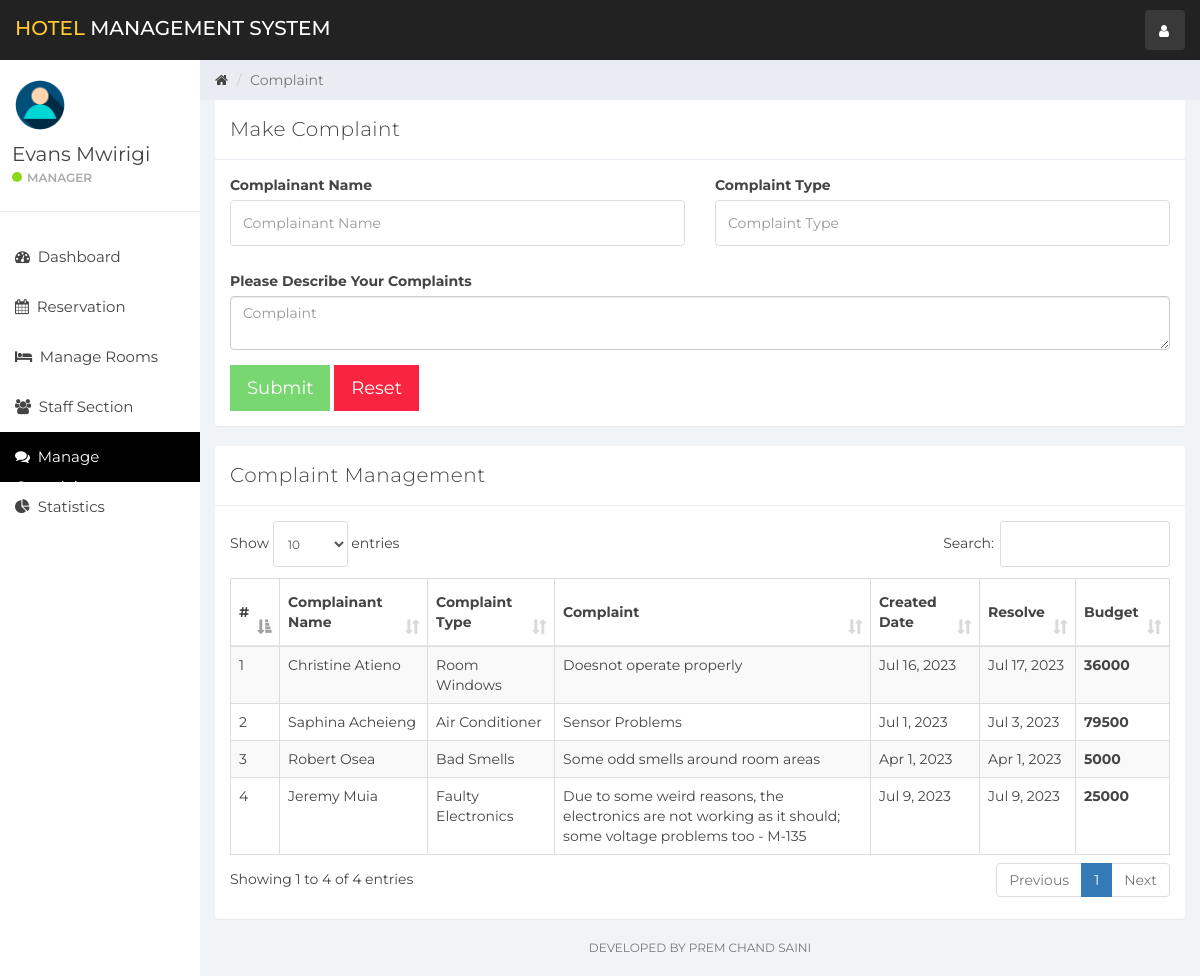
/index.php?complain (signed in), run on the app's committed database.
### tables this page shows
CREATE TABLE `user` (
  `id` int(11) NOT NULL,
  `name` varchar(100) NOT NULL,
  `username` varchar(15) NOT NULL,
  `email` varchar(100) NOT NULL,
  `password` varchar(100) NOT NULL,
  `created_at` timestamp NOT NULL DEFAULT CURRENT_TIMESTAMP
);

CREATE TABLE `complaint` (
  `id` int(11) NOT NULL,
  `complainant_name` varchar(100) NOT NULL,
  `complaint_type` varchar(100) NOT NULL,
  `complaint` varchar(200) NOT NULL,
  `created_at` timestamp NOT NULL DEFAULT CURRENT_TIMESTAMP,
  `resolve_status` tinyint(1) NOT NULL,
  `resolve_date` timestamp NULL DEFAULT CURRENT_TIMESTAMP ON UPDATE CURRENT_TIMESTAMP,
  `budget` int(11) DEFAULT NULL
);

### complain.php (the view, shortened to what this page needs)
<div class="col-sm-9 col-sm-offset-3 col-lg-10 col-lg-offset-2 main">
    <div class="row">
        <ol class="breadcrumb">
            <li><a href="#">
                    <em class="fa fa-home"></em>
                </a></li>
            <li class="active">Complaint</li>
        </ol>
    </div>
    <div class="row">
        <div class="col-lg-12">
            <div class="panel panel-default">
                <div class="panel-heading">Make Complaint</div>
                <div class="panel-body">
                    <form role="form"  data-toggle="validator" method="post" action="ajax.php">
                        <div class="row">
                            <div class="form-group col-lg-6">
                                <label>Complainant Name</label>
                                <input type="text" class="form-control" placeholder="Complainant Name" name="complainant_name" required>
                            </div>
                            <div class="form-group col-lg-6">
                                <label>Complaint Type</label>
                                <input type="text" class="form-control" placeholder="Complaint Type" name="complaint_type" required>
                            </div>
                            <div class="form-group col-lg-12">
                                <label>Please Describe Your Complaints</label>
                                <textarea class="form-control" name="complaint" placeholder="Complaint" required></textarea>
                            </div>
                        </div>
                        <button type="submit" class="btn btn-lg btn-success" name="createComplaint" style="border-radius:0%">Submit</button>
                        <button type="reset" class="btn btn-lg btn-danger" style="border-radius:0%">Reset</button>
                    </form>
                </div>
            </div>
        </div>
    </div>
    <div class="row">
        <div class="col-lg-12">
            <div class="panel panel-default">
                <div class="panel-heading">Complaint Management</div>
                <div class="panel-body">
                    <table class="table table-striped table-bordered table-responsive" cellspacing="0" width="100%" id="rooms">
                        <thead>
                        <tr>
                            <th>#</th>
                            <th>Complainant Name</th>
                            <th>Complaint Type</th>
                            <th>Complaint</th>
                            <th>Created Date</th>
                            <th>Resolve</th>
                            <th>Budget</th>
                        </tr>
                        </thead>
                        <tbody>
                        <?php
                        $complaint_query = "SELECT * FROM complaint";
                        $complaint_result = mysqli_query($connection, $complaint_query);
                        if (mysqli_num_rows($complaint_result) > 0) {
                            $num = 0;
                            while ($complaint = mysqli_fetch_assoc($complaint_result)) {
                                $num++
                                ?>
                                <tr>
                                    <td><?php echo $num ?></td>
                                    <td><?php echo $complaint['complainant_name'] ?></td>
                                    <td><?php echo $complaint['complaint_type'] ?></td>
                                    <td><?php echo $complaint['complaint'] ?></td>
                                    <td><?php echo date('M j, Y',strtotime($complaint['created_at'])) ?></td>
                                    <td>
                                        <?php if(!$complaint['resolve_status']){
                                            echo '<button class="btn btn-info" data-toggle="modal" style="border-radius:0%" data-target="#complaintModal" data-id="' . $complaint['id'] . '" id="complaint">Resolve</a>';
                                        } else{
                                            echo date('M j, Y',strtotime($complaint['resolve_date']));
                                        }
                                        ?>
                                    </td>
                                    <th><?php echo $complaint['budget'] ?></th>
                                </tr>
                            <?php }
                        } else {
                            echo "No Rooms";
                        }
                        ?>
                        </tbody>
                    </table>
                </div>
            </div>
        </div>
    </div>
    <div class="row">
        <div class="col-sm-12">
        <p class="back-link">Developed By Prem Chand Saini</p>
        </div>
    </div>
</div>

### sidebar.php (shortened to what this page needs)
<div id="sidebar-collapse" class="col-sm-3 col-lg-2 sidebar">
    <div class="profile-sidebar">
        <div class="profile-userpic">
            <img src="img/user.png" class="img-responsive" alt="">
        </div>
        <div class="profile-usertitle">
            <div class="profile-usertitle-name"><?php echo $user['name'];?></div>
            <div class="profile-usertitle-status"><span class="indicator label-success"></span>Manager</div>
        </div>
    </div>
    <ul class="nav menu">
    <?php
        if (isset($_GET['dashboard'])){ ?>
            <li class="active">
                <a href="index.php?dashboard"><em class="fa fa-dashboard">&nbsp;</em>
                    Dashboard
                </a>
            </li>
        <?php } else{?>
            <li>
                <a href="index.php?dashboard"><em class="fa fa-dashboard">&nbsp;</em>
                    Dashboard
                </a>
            </li>
        <?php }
        if (isset($_GET['reservation'])){ ?>
            <li class="active">
            <a href="index.php?reservation"><em class="fa fa-calendar">&nbsp;</em>
                    Reservation
                </a>
            </li>
        <?php } else{?>
            <li>
            <a href="index.php?reservation"><em class="fa fa-calendar">&nbsp;</em>
                    Reservation
                </a>
            </li>
        <?php }
        if (isset($_GET['room_mang'])){ ?>
            <li class="active">
                <a href="index.php?room_mang"><em class="fa fa-bed">&nbsp;</em>
                    Manage Rooms
                </a>
            </li>
        <?php } else{?>
            <li>
            <a href="index.php?room_mang"><em class="fa fa-bed">&nbsp;</em>
                    Manage Rooms
                </a>
            </li>
        <?php }
        if (isset($_GET['staff_mang'])){ ?>
            <li class="active">
                <a href="index.php?staff_mang"><em class="fa fa-users">&nbsp;</em>
                    Staff Section
                </a>
            </li>
        <?php } else{?>
            <li>
                <a href="index.php?staff_mang"><em class="fa fa-users">&nbsp;</em>
                    Staff Section
                </a>
            </li>
        <?php }
        if (isset($_GET['complain'])){ ?>
            <li class="active">
                <a href="index.php?complain"><em class="fa fa-comments">&nbsp;</em>
                    Manage Complaints
                </a>
            </li>
        <?php }
        ?>
        <?php
        if (isset($_GET['statistics'])){ ?>
            <li class="active">
                <a href="index.php?statistics"><em class="fa fa-pie-chart">&nbsp;</em>
                    Statistics
                </a>
            </li>
        <?php } else{?>
        <li>
            <a href="index.php?statistics"><em class="fa fa-pie-chart">&nbsp;</em>
                Statistics
            </a>
        </li>
<?php }?>
    </ul>
</div>

### css/styles.css (style rules this page uses)
body { background: #f1f4f7; padding-top: 60px; font-size: 14px; color: #444444; font-family: "Montserrat", "Helvetica Neue", Helvetica, Arial, sans-serif; }
p { color: #777; }
a, a:hover, a:focus { color: #444444; }
input.form-control { border: 1px solid #ddd; box-shadow: none; height: 46px; }
.btn-success, .btn-success:hover, .btn-success:focus, .btn-success:active, .btn-success.active, .open > .dropdown-toggle.btn-success, .btn-success.disabled, .btn-success[disabled], fieldset[disabled] .btn-success, .btn-success.disabled:hover, .btn-success[disabled]:hover, fieldset[disabled] .btn-success:hover, .btn-success.disabled:focus, .btn-success[disabled]:focus, fieldset[disabled] .btn-success:focus, .btn-success.disabled:active, .btn-success[disabled]:active, fieldset[disabled] .btn-success:active, .btn-success.disabled.active, .btn-success[disabled].active, fieldset[disabled] .btn-success.active { background-color: #32c328; border-color: #32c328; }
.btn-danger, .btn-danger:hover, .btn-danger:focus, .btn-danger:active, .btn-danger.active, .open > .dropdown-toggle.btn-danger, .btn-danger.disabled, .btn-danger[disabled], fieldset[disabled] .btn-danger, .btn-danger.disabled:hover, .btn-danger[disabled]:hover, fieldset[disabled] .btn-danger:hover, .btn-danger.disabled:focus, .btn-danger[disabled]:focus, fieldset[disabled] .btn-danger:focus, .btn-danger.disabled:active, .btn-danger[disabled]:active, fieldset[disabled] .btn-danger:active, .btn-danger.disabled.active, .btn-danger[disabled].active, fieldset[disabled] .btn-danger.active { background-color: #f9243f; border-color: #f9243f; }
.label-success { background-color: #8ad919; }
.panel { border: 0; }
.panel-heading { font-size: 20px; font-weight: 300; letter-spacing: 0.025em; height: 60px; line-height: 38px; }
.panel-default .panel-heading { background: #fff; border-bottom: 1px solid #e9ecf2; color: #444444; }
.sidebar { display: block; padding: 0; display: none; box-shadow: none; background: #fff; }
.sidebar ul { margin: 20px 0px; }
@media (min-width: 768px) { .sidebar { display: block; position: fixed; top: 60px; bottom: 0; left: 0; z-index: 1000; display: block; margin: 0; padding: 0; overflow-x: hidden; overflow-y: auto; } }
.sidebar ul.nav .active a, .sidebar ul.nav li.parent a.active, .sidebar ul.nav .active > a:hover, .sidebar ul.nav li.parent a.active:hover, .sidebar ul.nav .active > a:focus, .sidebar ul.nav li.parent a.active:focus { color: #fff; background-color: #000000; }
.sidebar ul.nav li a { height: 50px; font-size: 15px; line-height: 2em; color: #444444; }
.profile-sidebar { padding: 10px 0; border-bottom: 1px solid #e9ecf2; }
.indicator { width: 10px; height: 10px; display: inline-block; border-radius: 9999px; margin-right: 5px; }
.profile-userpic img { float: left; margin: 10px 0px 0px 15px; width: 50px; height: 50px; border-radius: 9999px !important; }
.profile-usertitle { float: left; text-align: left; margin: 10px 0 0 12px; }
.profile-usertitle-name { font-size: 20px; margin-bottom: 0px; }
.profile-usertitle-status { text-transform: uppercase; color: #aaa; font-size: 12px; font-weight: 600; margin-bottom: 15px; }
.breadcrumb { border-radius: 0; padding: 10px 15px 10px 15px; background: #e9ecf2; margin: 0; }
.table { background: #fff; }
.table > thead > tr > th { border-bottom: 1px solid #e6e7e8; vertical-align: middle; height: 50px; }
p.back-link { text-align: center; margin-bottom: 20px; font-size: 12px; text-transform: uppercase; }

### data on the page
user: name "Evans Mwirigi"
complaint: complainant_name "Christine Atieno", complaint_type "Room Windows", complaint "Doesnot operate properly", created_at "Jul 16, 2023", resolve_date "Jul 17, 2023", budget "36000"
complaint: complainant_name "Saphina Acheieng", complaint_type "Air Conditioner", complaint "Sensor Problems", created_at "Jul 1, 2023", resolve_date "Jul 3, 2023", budget "79500"
complaint: complainant_name "Robert Osea", complaint_type "Bad Smells", complaint "Some odd smells around room areas", created_at "Apr 1, 2023", resolve_date "Apr 1, 2023", budget "5000"
complaint: complainant_name "Jeremy Muia", complaint_type "Faulty Electronics", complaint "Due to some weird reasons, the electronics are not working as it should; some voltage problems too - M-135", created_at "Jul 9, 2023", resolve_date "Jul 9, 2023", budget "25000"
